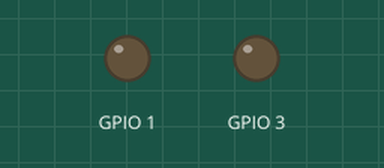
The sketch below on a simulated ESP8266 (NodeMCU). On the bench: output pins drawn as LEDs (lit = HIGH). Pins used as bus, display or sensor lines are not drawn.

Above: at 5.5 s.
At 15.0 s:
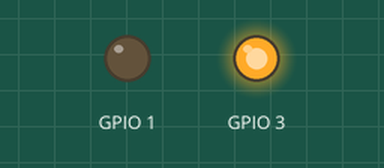
At 20.0 s:
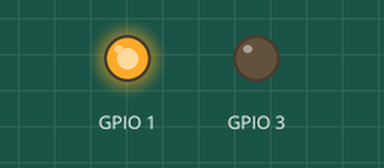
Timing chart, 0 to 28.6 s (numbered marks = the images above):
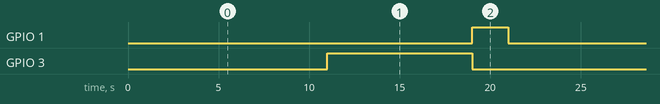

The sketch:

TrafficLight.ino
```cpp
#include <TrafficLight.h>

#define g1 D4
#define y1 D5
#define r1 D6
#define g2 D9
#define y2 D10
#define r2 D11
#define g1_ped D7 //pedestrain(ped)
#define r1_ped D8
#define g2_ped D12
#define r2_ped D13

int col1[]={g1,y1,r1,g1_ped,r1_ped};
int col2[]={g2,y2,r2,g2_ped,r2_ped};

TrafficLight light(col1,col2);

void setup() {
  // put your setup code here, to run once:

}

void loop() {
  light.Run();
  light.pos_change();
}
```

TrafficLight.cpp
```cpp
#include <TrafficLight.h>

TrafficLight::TrafficLight(int col1[],int col2[])
{
 for(int i=0;i<5;i++)
 {
  pinMode(col1[i],OUTPUT);
  pinMode(col2[i],OUTPUT);
  _col1[i]=col1[i];
  _col2[i]=col2[i];
 }
}

void TrafficLight::Run()
{
  //round 1 //
  digitalWrite(_col1[0],HIGH);
  digitalWrite(_col2[2],HIGH);
  digitalWrite(_col1[4],HIGH);
  digitalWrite(_col2[3],HIGH);
  delay(delay_green);
  digitalWrite(_col2[3],LOW);
  for(int i=0;i<20;i++)
  {
    digitalWrite(_col2[3],digitalRead(_col2[3])==HIGH?LOW:HIGH);
    delay(100);
  }
  digitalWrite(_col2[4],HIGH);
  delay(1000);
  digitalWrite(_col1[0],LOW);


  digitalWrite(_col1[1],HIGH);
  delay(delay_yellow);
  digitalWrite(_col1[1],LOW);


  digitalWrite(_col1[2],HIGH);
  delay(delay_red);
  digitalWrite(_col2[2],LOW);
  digitalWrite(_col1[2],LOW);
  digitalWrite(_col2[4],LOW);
  digitalWrite(_col1[4],LOW);
}
void TrafficLight::Run2()
{
  //round 1 //
  digitalWrite(_col1[0],HIGH);
  digitalWrite(_col2[2],HIGH);
  delay(delay_green);
  digitalWrite(_col1[0],LOW);


  digitalWrite(_col1[1],HIGH);
  delay(delay_yellow);
  digitalWrite(_col1[1],LOW);


  digitalWrite(_col1[2],HIGH);
  delay(delay_red);
  digitalWrite(_col2[2],LOW);
  digitalWrite(_col1[2],LOW);
}

void TrafficLight::pos_change()
{
   for(int i=0;i<5;i++)
 {
  temp[i]=_col1[i];
  _col1[i]=_col2[i];
  _col2[i]=temp[i];
 }
}
```

TrafficLight.h
```cpp
#ifndef TrafficLight_H
#define TrafficLight_H
#include <Arduino.h>
class TrafficLight
{
  private:
  int col1[5];
  int col2[5];
  int _col1[5];
  int _col2[5];
  int temp[5];
  int delay_green=5000;
  int delay_red=1000;
  int delay_yellow=2000;
  public:
  TrafficLight(int col1[],int col2[]);
  void Run();
  void Run2();
  void pos_change();
};
#endif
```

Measured:
- by itself, GPIO 1: alternates HIGH for 2.0 s and LOW for 20.0 s
- by itself, GPIO 3: alternates HIGH for 8.0 s and LOW for 14.0 s
- by itself, everything shown: repeats every 22.0 s, in 3 steps
